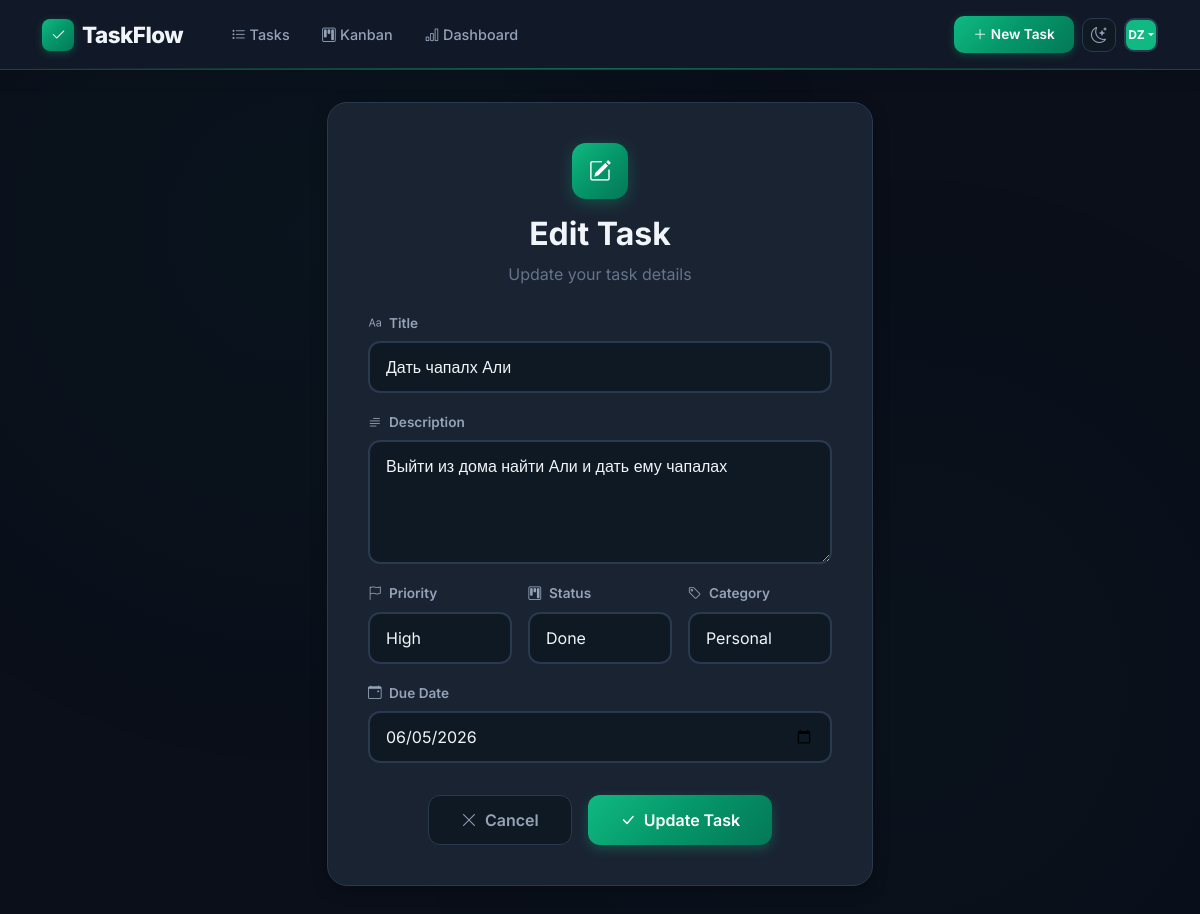
The app's page /task/1/edit/ (signed in) with its own data.
### tasks/models.py (models this page shows, shortened)
class Profile(models.Model):
    user = models.OneToOneField(User, on_delete=models.CASCADE, related_name='profile')
    avatar_color = models.CharField(max_length=7, default='#10b981')
    bio = models.TextField(max_length=500, blank=True)
    location = models.CharField(max_length=100, blank=True)
    theme = models.CharField(max_length=10, choices=[('dark', 'Dark'), ('light', 'Light')], default='dark')
    created_at = models.DateTimeField(auto_now_add=True)
    @property
    def initials(self):
        if self.user.first_name and self.user.last_name:
            return f"{self.user.first_name[0]}{self.user.last_name[0]}".upper()
        return self.user.username[:2].upper()

class Task(models.Model):
    PRIORITY_CHOICES = [
        ('low', 'Low'),
        ('medium', 'Medium'),
        ('high', 'High'),
    ]
    STATUS_CHOICES = [
        ('todo', 'To Do'),
        ('in_progress', 'In Progress'),
        ('done', 'Done'),
    ]
    CATEGORY_CHOICES = [
        ('work', 'Work'),
        ('personal', 'Personal'),
        ('study', 'Study'),
        ('health', 'Health'),
        ('finance', 'Finance'),
        ('other', 'Other'),
    ]
    user = models.ForeignKey(User, on_delete=models.CASCADE, related_name='tasks')
    title = models.CharField(max_length=200)
    description = models.TextField(blank=True)
    priority = models.CharField(max_length=10, choices=PRIORITY_CHOICES, default='medium')
    status = models.CharField(max_length=15, choices=STATUS_CHOICES, default='todo')
    category = models.CharField(max_length=15, choices=CATEGORY_CHOICES, default='other')
    due_date = models.DateField(null=True, blank=True)
    position = models.IntegerField(default=0)
    created_at = models.DateTimeField(auto_now_add=True)
    updated_at = models.DateTimeField(auto_now=True)
    completed = models.BooleanField(default=False)
    class Meta:
        ordering = ['position', '-created_at']

### tasks/views.py (the view)
# urls.py: path('task/<int:pk>/edit/', views.task_edit, name='task_edit'),
@login_required
def task_edit(request, pk):
    task = get_object_or_404(Task, pk=pk, user=request.user)
    if request.method == 'POST':
        form = TaskForm(request.POST, instance=task)
        if form.is_valid():
            form.save()
            log_activity(request.user, task.title, 'updated')
            messages.success(request, f'Task "{task.title}" updated successfully!')
            return redirect('task_list')
    else:
        form = TaskForm(instance=task)
    return render(request, 'tasks/task_form.html', {'form': form, 'title': 'Edit Task', 'task': task})

### tasks/forms.py
class TaskForm(forms.ModelForm):
    class Meta:
        model = Task
        fields = ['title', 'description', 'priority', 'status', 'category', 'due_date']
        widgets = {
            'title': forms.TextInput(attrs={
                'class': 'form-control',
                'placeholder': 'Enter task title...',
            }),
            'description': forms.Textarea(attrs={
                'class': 'form-control',
                'placeholder': 'Describe your task...',
                'rows': 4,
            }),
            'priority': forms.Select(attrs={
                'class': 'form-select',
            }),
            'status': forms.Select(attrs={
                'class': 'form-select',
            }),
            'category': forms.Select(attrs={
                'class': 'form-select',
            }),
            'due_date': forms.DateInput(attrs={
                'class': 'form-control',
                'type': 'date',
            }),
        }

### templates/tasks/task_form.html (shortened to what this page needs)
{% extends 'base.html' %}
{% block content %}
<div class="row justify-content-center">
    <div class="col-md-8 col-lg-6">
        <div class="form-card animate-in">
            <div class="text-center mb-4">
                <div style="width: 56px; height: 56px; border-radius: 14px; background: var(--green-gradient); display: flex; align-items: center; justify-content: center; margin: 0 auto 1rem; box-shadow: 0 4px 16px var(--green-glow);">
                    {% if task %}
                    <i class="bi bi-pencil-square" style="font-size: 1.4rem; color: white;"></i>
                    {% else %}
                    <i class="bi bi-plus-lg" style="font-size: 1.4rem; color: white;"></i>
                    {% endif %}
                </div>
                <h2 class="fw-bold" style="color: var(--text-primary);">{{ title }}</h2>
                <p style="color: var(--text-muted);">{% if task %}Update your task details{% else %}Fill in the details for your new task{% endif %}</p>
            </div>
            <form method="post" novalidate>
                <div class="mb-3">
                    <label for="{{ form.title.id_for_label }}" class="form-label fw-semibold">
                        <i class="bi bi-type me-1"></i> Title
                    </label>
                    {{ form.title }}
                </div>
                <div class="mb-3">
                    <label for="{{ form.description.id_for_label }}" class="form-label fw-semibold">
                        <i class="bi bi-text-paragraph me-1"></i> Description
                    </label>
                    {{ form.description }}
                </div>
                <div class="row g-3 mb-3">
                    <div class="col-md-4">
                        <label for="{{ form.priority.id_for_label }}" class="form-label fw-semibold">
                            <i class="bi bi-flag me-1"></i> Priority
                        </label>
                        {{ form.priority }}
                    </div>
                    <div class="col-md-4">
                        <label for="{{ form.status.id_for_label }}" class="form-label fw-semibold">
                            <i class="bi bi-kanban me-1"></i> Status
                        </label>
                        {{ form.status }}
                    </div>
                    <div class="col-md-4">
                        <label for="{{ form.category.id_for_label }}" class="form-label fw-semibold">
                            <i class="bi bi-tag me-1"></i> Category
                        </label>
                        {{ form.category }}
                    </div>
                </div>
                <div class="mb-4">
                    <label for="{{ form.due_date.id_for_label }}" class="form-label fw-semibold">
                        <i class="bi bi-calendar-event me-1"></i> Due Date
                    </label>
                    {{ form.due_date }}
                </div>
                <div class="d-flex gap-3 justify-content-center pt-2">
                    <a href="{% url 'task_list' %}" class="btn btn-cancel">
                        <i class="bi bi-x-lg me-1"></i> Cancel
                    </a>
                    <button type="submit" class="btn btn-submit">
                        <i class="bi bi-check-lg me-1"></i> {% if task %}Update Task{% else %}Create Task{% endif %}
                    </button>
                </div>
            </form>
        </div>
    </div>
</div>
{% endblock %}

### templates/base.html (shortened to what this page needs)
<!DOCTYPE html>
<html lang="en" data-theme="dark">
<head>
    <link href="https://cdn.jsdelivr.net/npm/bootstrap@5.3.2/dist/css/bootstrap.min.css" rel="stylesheet">
    <link href="https://cdn.jsdelivr.net/npm/bootstrap-icons@1.11.2/font/bootstrap-icons.min.css" rel="stylesheet">
</head>
<body>
    <nav class="navbar navbar-expand-lg">
        <div class="container">
            <a class="navbar-brand" href="{% url 'task_list' %}">
                <span class="brand-icon"><i class="bi bi-check2"></i></span>
                TaskFlow
            </a>
            <div class="collapse navbar-collapse" id="navbarNav">
                {% if user.is_authenticated %}
                <ul class="navbar-nav me-auto ms-3">
                    <li class="nav-item">
                        <a class="nav-link nav-link-custom {% if request.resolver_match.url_name == 'task_list' %}active{% endif %}" href="{% url 'task_list' %}">
                            <i class="bi bi-list-task me-1"></i>Tasks
                        </a>
                    </li>
                    <li class="nav-item">
                        <a class="nav-link nav-link-custom {% if request.resolver_match.url_name == 'kanban' %}active{% endif %}" href="{% url 'kanban' %}">
                            <i class="bi bi-kanban me-1"></i>Kanban
                        </a>
                    </li>
                    <li class="nav-item">
                        <a class="nav-link nav-link-custom {% if request.resolver_match.url_name == 'dashboard' %}active{% endif %}" href="{% url 'dashboard' %}">
                            <i class="bi bi-bar-chart me-1"></i>Dashboard
                        </a>
                    </li>
                </ul>
                <div class="d-flex align-items-center gap-2">
                    <a href="{% url 'task_create' %}" class="btn btn-create" title="New Task (N)">
                        <i class="bi bi-plus-lg me-1"></i>New Task
                    </a>
                    <button class="theme-toggle" id="themeToggle" title="Toggle theme (T)" aria-label="Toggle theme">
                        <i class="bi bi-moon-stars" id="themeIcon"></i>
                    </button>
                    <div class="dropdown">
                        <a href="#" class="avatar-sm dropdown-toggle text-decoration-none" data-bs-toggle="dropdown" aria-expanded="false" style="background: {{ user.profile.avatar_color|default:'#10b981' }};">
                            {{ user.profile.initials }}
                        </a>
                    </div>
                </div>
                {% endif %}
            </div>
        </div>
    </nav>
    <main class="main-content">
        <div class="container">
            {% block content %}{% endblock %}
        </div>
    </main>
</body>
</html>

### templates/base.html (style rules this page uses)
:root, [data-theme="dark"] { --bg-primary: #0a0f1a; --bg-secondary: #111827; --bg-card: #1a2332; --bg-card-hover: #1f2b3d; --bg-input: #0f1923; --border-color: #2a3a4e; --border-hover: #10b981; --text-primary: #f1f5f9; --text-secondary: #94a3b8; --text-muted: #64748b; --green-primary: #10b981; --green-light: #34d399; --green-dark: #059669; --green-glow: rgba(16, 185, 129, 0.3); --green-subtle: rgba(16, 185, 129, 0.08); --green-gradient: linear-gradient(135deg, #10b981 0%, #059669 50%, #047857 100%); --accent-blue: #3b82f6; --accent-amber: #f59e0b; --accent-red: #ef4444; --accent-purple: #8b5cf6; --card-shadow: 0 4px 16px rgba(0, 0, 0, 0.3); --card-hover-shadow: 0 12px 40px rgba(16, 185, 129, 0.15); --glow-shadow: 0 0 30px rgba(16, 185, 129, 0.2); --transition: all 0.3s cubic-bezier(0.4, 0, 0.2, 1); --transition-fast: all 0.15s ease; }
* { scrollbar-width: thin; scrollbar-color: var(--border-color) var(--bg-secondary); }
body { font-family: 'Inter', sans-serif; background: var(--bg-primary); color: var(--text-primary); min-height: 100vh; overflow-x: hidden; transition: background 0.3s ease, color 0.3s ease; }
body::before { content: ''; position: fixed; top: 0; left: 0; right: 0; bottom: 0; background-image: radial-gradient(circle at 25% 25%, rgba(16, 185, 129, 0.03) 0%, transparent 50%), radial-gradient(circle at 75% 75%, rgba(16, 185, 129, 0.02) 0%, transparent 50%); pointer-events: none; z-index: 0; }
.navbar { background: var(--bg-secondary) !important; border-bottom: 1px solid var(--border-color); box-shadow: 0 4px 20px rgba(0, 0, 0, 0.1); padding: 0.8rem 0; position: sticky; top: 0; z-index: 1000; }
.navbar::after { content: ''; position: absolute; bottom: 0; left: 0; right: 0; height: 1px; background: linear-gradient(90deg, transparent, var(--green-primary), transparent); opacity: 0.5; }
.navbar-brand { font-weight: 800; font-size: 1.4rem; letter-spacing: -0.5px; color: var(--text-primary) !important; display: flex; align-items: center; gap: 0.5rem; }
.navbar-brand .brand-icon { width: 32px; height: 32px; border-radius: 8px; background: var(--green-gradient); display: flex; align-items: center; justify-content: center; font-size: 1rem; box-shadow: 0 2px 8px var(--green-glow); }
.nav-link-custom { color: var(--text-secondary) !important; font-weight: 500; font-size: 0.9rem; padding: 0.5rem 1rem !important; border-radius: 8px; transition: var(--transition); position: relative; }
.btn-create { background: var(--green-gradient); border: none; color: white; border-radius: 10px; padding: 0.5rem 1.2rem; font-weight: 600; font-size: 0.85rem; transition: var(--transition); box-shadow: 0 2px 8px var(--green-glow); }
.avatar-sm { width: 34px; height: 34px; border-radius: 10px; display: inline-flex; align-items: center; justify-content: center; font-weight: 700; font-size: 0.75rem; color: white; border: 2px solid var(--border-color); transition: var(--transition); cursor: pointer; }
.theme-toggle { width: 34px; height: 34px; border-radius: 10px; display: inline-flex; align-items: center; justify-content: center; background: var(--bg-input); border: 1px solid var(--border-color); color: var(--text-secondary); cursor: pointer; transition: var(--transition); }
.main-content { padding: 2rem 0; position: relative; z-index: 1; }
.form-card { background: var(--bg-card); border-radius: 20px; padding: 2.5rem; box-shadow: var(--card-shadow); border: 1px solid var(--border-color); }
.form-card .form-control, .form-card .form-select { background: var(--bg-input); border: 2px solid var(--border-color); color: var(--text-primary); border-radius: 12px; padding: 0.75rem 1rem; transition: var(--transition); }
.form-card .form-control::placeholder { color: var(--text-muted); }
.form-card .form-select option { background: var(--bg-secondary); color: var(--text-primary); }
.form-label { color: var(--text-secondary); font-size: 0.85rem; }
.btn-submit { background: var(--green-gradient); border: none; border-radius: 12px; padding: 0.75rem 2rem; font-weight: 600; color: white; transition: var(--transition); box-shadow: 0 4px 12px var(--green-glow); }
.btn-cancel { background: var(--bg-input); border: 1px solid var(--border-color); border-radius: 12px; padding: 0.75rem 2rem; font-weight: 600; color: var(--text-secondary); transition: var(--transition); }
.animate-in { animation: slideIn 0.4s ease-out both; }
a { color: var(--green-primary); transition: var(--transition-fast); }

### records on screen
Task: title "Дать чапалх Али", description "Выйти из дома найти Али и дать ему чапалах", priority "High", status "Done", category "Personal", due_date "06/05/2026"

### other values on screen
{{ user.profile.initials }} "DZ"
{{ title }} "Edit Task"
